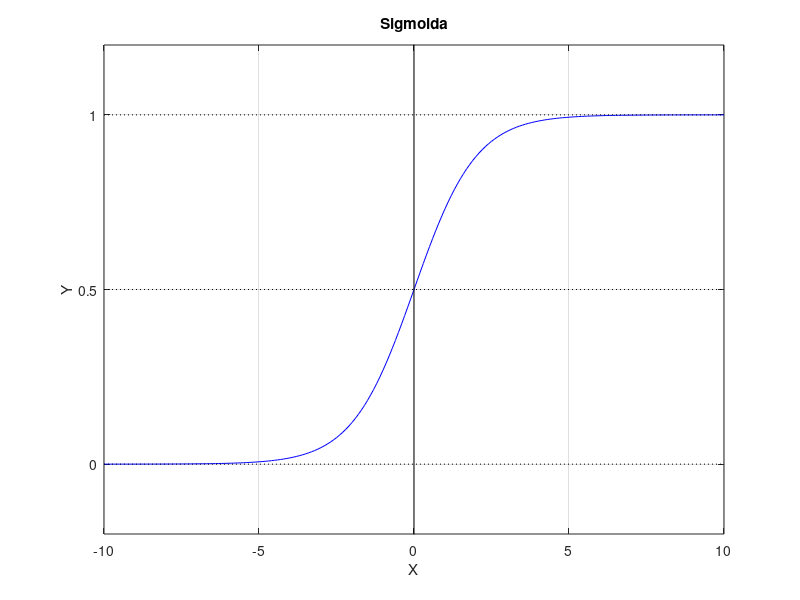

This figure's MATLAB source:
clear;clc;clf;
input = -10:0.1:10;
sigmoid_f = 1./(1+exp(-input));
plot(input,sigmoid_f, 'b')
ylim([-0.2 1.2])
hold on
grid on
yticks([0 0.5 1])
plot([-10 10], [0.5 0.5], ':k');
plot([-10 10], [0 0], ':k');
plot([-10 10], [1 1], ':k');
plot([0 0], [-0.4 1.4], 'k');
title("Sigmoida")
xlabel("X")
ylabel("Y")